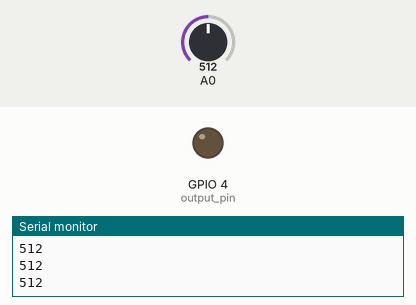
Bench run of a sketch on a simulated ESP8266 (NodeMCU). Parts: output pins drawn as LEDs (lit = HIGH), the last lines printed to the serial monitor. Inputs (shaded band) come from the test bench; at power-on: A0 = 512. WiFi joins after 1.5 s; servers stay silent unless stated.

Above: at 3.0 s.
3.1 s: A0 set to 162
4.6 s: A0 set to 138
At 5.8 s:
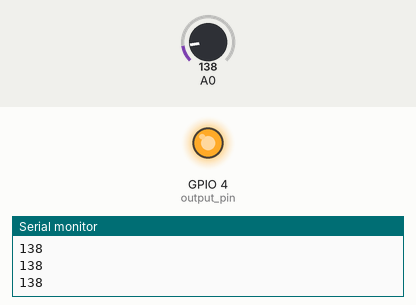
6.1 s: A0 set to 160
At 7.3 s:
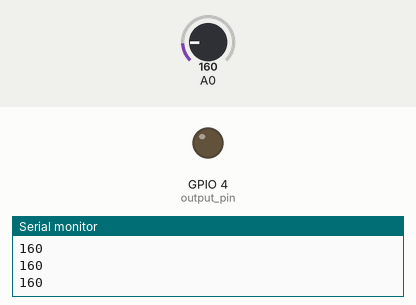
7.6 s: A0 set to 140
At 8.4 s:
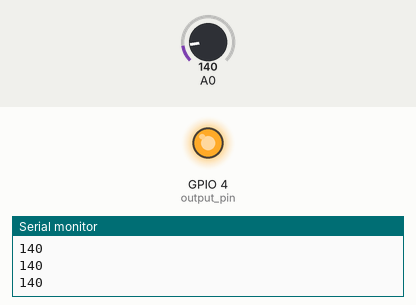
Timing chart, 0 to 10.1 s (numbered marks = the images above; inputs shaded):
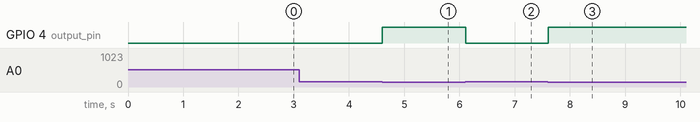

Measured:
- the behaviour switches between 150 and 149 on A0 (found by bisection; images 0 and 1)
- after the input at 4.6 s, GPIO 4 (output_pin): LOW → HIGH at once
- after the input at 6.1 s, GPIO 4 (output_pin): HIGH → LOW at once
- after the input at 7.6 s, GPIO 4 (output_pin): LOW → HIGH at once

The sketch:

exercise_1.1.ino
```cpp
// (licence header left out)
/* Comment this out to disable prints and save space */
#define BLYNK_PRINT Serial


#include <ESP8266WiFi.h>
#include <BlynkSimpleEsp8266.h>

// You should get Auth Token in the Blynk App.
// Go to the Project Settings (nut icon).
char auth[] = "***************************";

// Your WiFi credentials.
// Set password to "" for open networks.
char ssid[] = "*******";
char pass[] = "*****************";
int output_pin = 4;

void setup()
{
  // Debug console
  Serial.begin(9600);
pinMode(output_pin,OUTPUT);
  Blynk.begin(auth, ssid, pass);
}

void loop()
{

  int sensorvalue = analogRead(A0);
  Serial.println(sensorvalue);

  if(sensorvalue <150){
    digitalWrite(output_pin, HIGH);
    }else{
    digitalWrite(output_pin, LOW);
    }
  Blynk.run();

}
```
